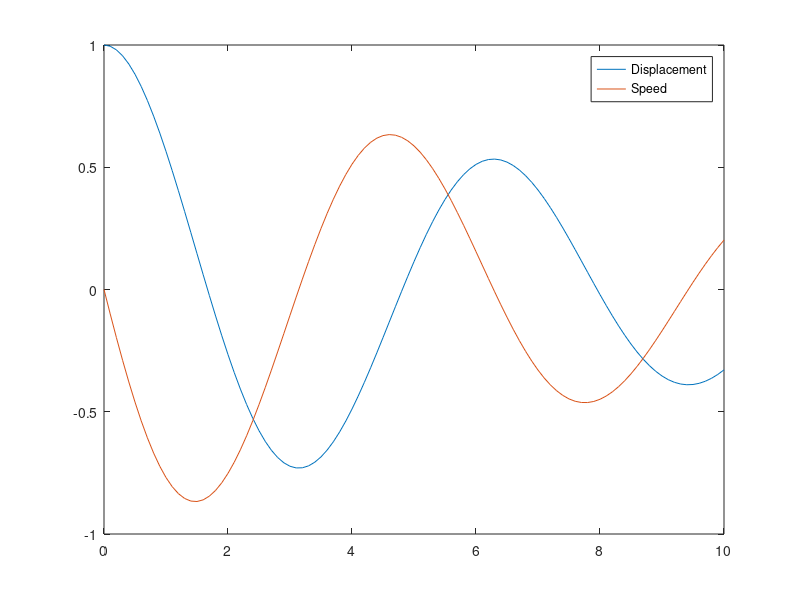

Source code (MATLAB):
%% Mass string example and explanation of Matstab
%% Define the system d2xdt+0.2dxdt+1.01x=0
A=[0      1
  -1.01  -.2];
[V,D]=eig(A);
V1=inv(V);

%% Calculate
x0=[1 0]';
t=0:.1:10;
N=length(t);
X=nan(2,N);
for i=1:N,
    X(:,i)=V*expm(D*t(i))*(V\x0);
end
plot(t,X)
legend('Displacement','Speed');
%% Initiate for Inverse iteration with shift
lam=2i;
e=[1;1];
%% Inverse iteration with shift
for i=1:10,
    e=(lam*eye(2)-A)\e;
    e=e/norm(e);
    lamold=lam;
    lam=e'*A*e/(e'*e)
    if abs(lamold-lam)<1e-5, break;end
end
%% Calculate the left hand eigenvector
f=((lam+1000*eps)*eye(2)-A')\e;
f=f/norm(f);
f=f/f(2)*V1(1,2)
%% Sensitivity 
DpDlam=f*e.'/(f.'*e)
%% We can guess the impact of changing eg A(2,2) by 0.02:
lamnew_estimated=lam+.02*DpDlam(2,2)
%% Check that it is true:
Apert=A;
Apert(2,2)=Apert(2,2)+0.02;
eig(Apert)




